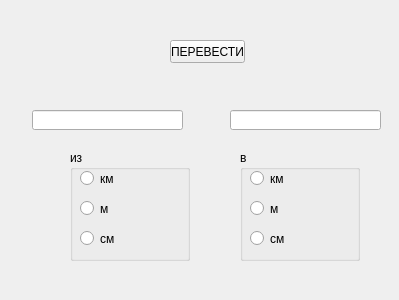
<?xml version="1.0" encoding="UTF-8"?>
<ui version="4.0">
 <class>Form</class>
 <widget class="QWidget" name="Form">
  <property name="geometry">
   <rect>
    <x>0</x>
    <y>0</y>
    <width>399</width>
    <height>300</height>
   </rect>
  </property>
  <property name="windowTitle">
   <string>Form</string>
  </property>
  <widget class="QLineEdit" name="lineEdit">
   <property name="geometry">
    <rect>
     <x>32</x>
     <y>110</y>
     <width>151</width>
     <height>20</height>
    </rect>
   </property>
  </widget>
  <widget class="QLineEdit" name="lineEdit_2">
   <property name="geometry">
    <rect>
     <x>230</x>
     <y>110</y>
     <width>151</width>
     <height>20</height>
    </rect>
   </property>
  </widget>
  <widget class="QGroupBox" name="groupBox">
   <property name="geometry">
    <rect>
     <x>70</x>
     <y>150</y>
     <width>120</width>
     <height>111</height>
    </rect>
   </property>
   <property name="title">
    <string>из</string>
   </property>
   <widget class="QRadioButton" name="radioButton">
    <property name="geometry">
     <rect>
      <x>10</x>
      <y>20</y>
      <width>82</width>
      <height>17</height>
     </rect>
    </property>
    <property name="text">
     <string>км</string>
    </property>
   </widget>
   <widget class="QRadioButton" name="radioButton_2">
    <property name="geometry">
     <rect>
      <x>10</x>
      <y>50</y>
      <width>82</width>
      <height>17</height>
     </rect>
    </property>
    <property name="text">
     <string>м</string>
    </property>
   </widget>
   <widget class="QRadioButton" name="radioButton_3">
    <property name="geometry">
     <rect>
      <x>10</x>
      <y>80</y>
      <width>82</width>
      <height>17</height>
     </rect>
    </property>
    <property name="text">
     <string>см</string>
    </property>
   </widget>
  </widget>
  <widget class="QGroupBox" name="groupBox_2">
   <property name="geometry">
    <rect>
     <x>240</x>
     <y>150</y>
     <width>120</width>
     <height>111</height>
    </rect>
   </property>
   <property name="title">
    <string>в</string>
   </property>
   <widget class="QRadioButton" name="radioButton_4">
    <property name="geometry">
     <rect>
      <x>10</x>
      <y>20</y>
      <width>82</width>
      <height>17</height>
     </rect>
    </property>
    <property name="text">
     <string>км</string>
    </property>
   </widget>
   <widget class="QRadioButton" name="radioButton_5">
    <property name="geometry">
     <rect>
      <x>10</x>
      <y>50</y>
      <width>82</width>
      <height>17</height>
     </rect>
    </property>
    <property name="text">
     <string>м</string>
    </property>
   </widget>
   <widget class="QRadioButton" name="radioButton_6">
    <property name="geometry">
     <rect>
      <x>10</x>
      <y>80</y>
      <width>82</width>
      <height>17</height>
     </rect>
    </property>
    <property name="text">
     <string>см</string>
    </property>
   </widget>
  </widget>
  <widget class="QPushButton" name="pushButton">
   <property name="geometry">
    <rect>
     <x>170</x>
     <y>40</y>
     <width>75</width>
     <height>23</height>
    </rect>
   </property>
   <property name="text">
    <string>ПЕРЕВЕСТИ</string>
   </property>
  </widget>
 </widget>
 <resources/>
 <connections/>
</ui>
